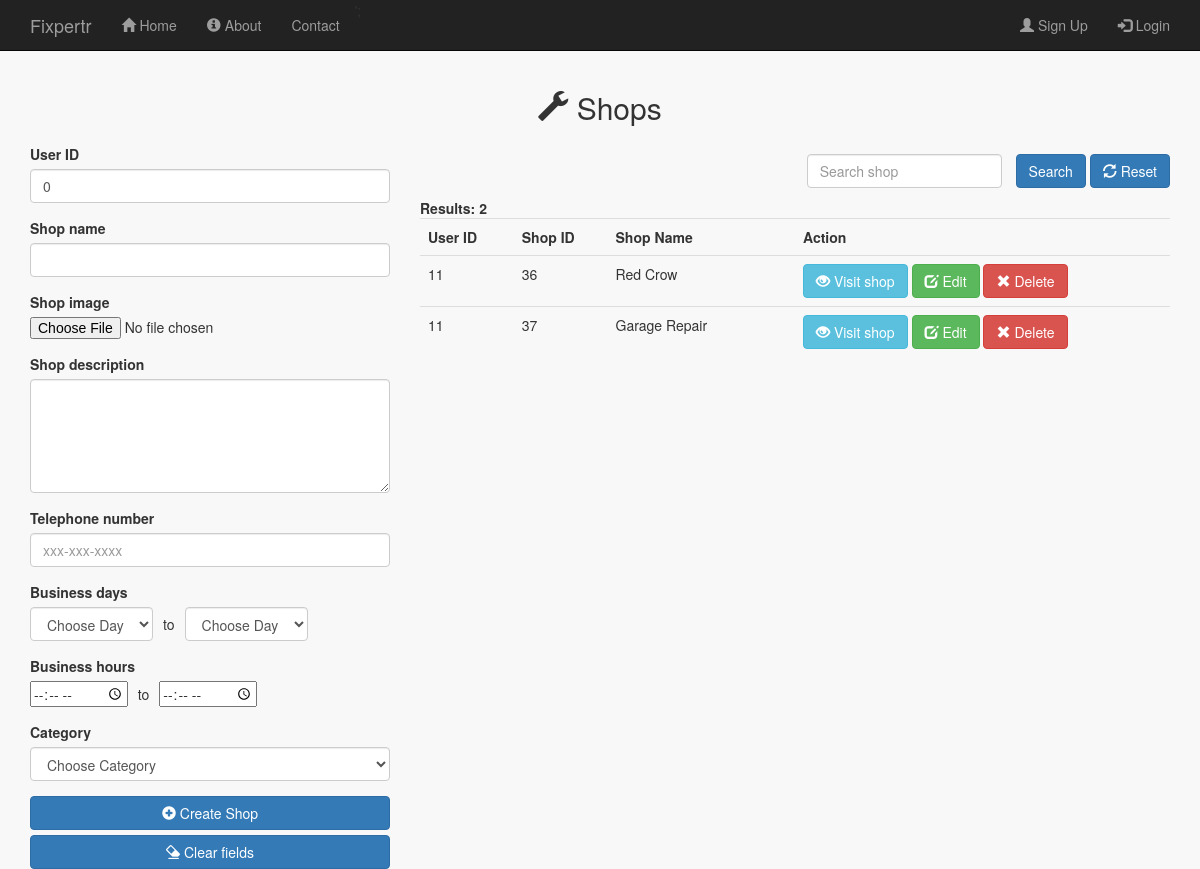
The app's page /public/shops_admin.php, older data.
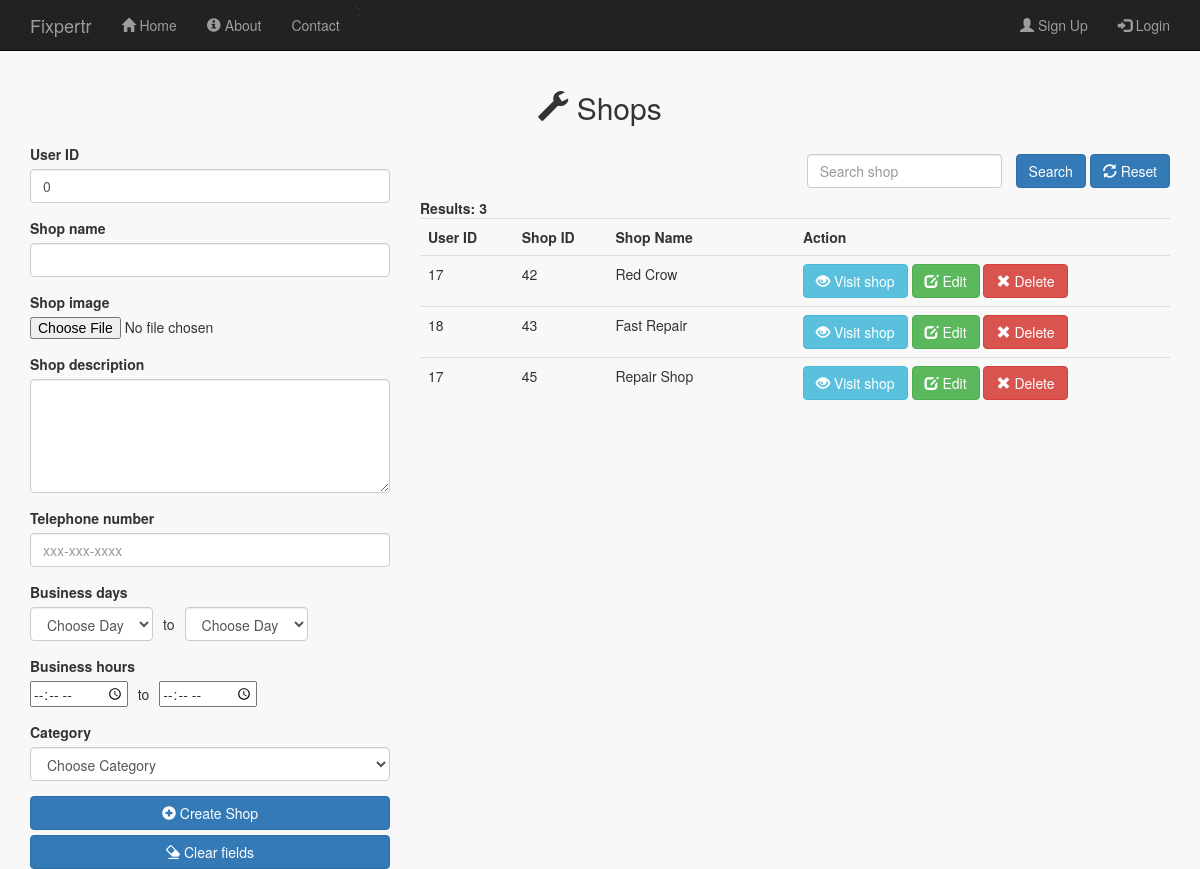
The same page, newer data.
### tables this page shows
CREATE TABLE IF NOT EXISTS `shops` (
  `shop_id` int(11) NOT NULL AUTO_INCREMENT,
  `user_id` int(11) NOT NULL,
  `shop_cat_id` int(11) NOT NULL,
  `shop_name` varchar(256) NOT NULL,
  `shop_description` varchar(256) NOT NULL,
  `shop_image` varchar(256) NOT NULL,
  `shop_contact` varchar(256) NOT NULL,
  `day_start` varchar(20) NOT NULL,
  `day_end` varchar(20) NOT NULL,
  `time_start` time NOT NULL,
  `time_end` time NOT NULL,
  `date_created` date NOT NULL,
  `shop_status` tinyint(4) NOT NULL DEFAULT '1',
  PRIMARY KEY (`shop_id`),
  KEY `shops_ibfk_1` (`user_id`),
  KEY `shop_cat_id` (`shop_cat_id`)
);

### public/shops_admin.php (the view, shortened to what the changed rows need)
<?php
  include_once '../includes/db_connection.php';
  $results = mysqli_query($connection, "SELECT * FROM shops WHERE shop_status = 1");
?>
<!doctype html>
<html lang="en">
  <head>
    <link rel="stylesheet" type="text/css" href="stylesheets/bootstrap.min.css">
    <link rel="stylesheet" type="text/css" href="stylesheets/mystyles.css">
  </head>
  <body id="shops_admin">
    <div class="content container">
     <h2 class="text-center" style="margin-bottom: 20px;"><span class="glyphicon glyphicon-wrench"></span> Shops</h2>
    <div class="row">
        <div class="col-md-8">
             <div class="row">
          <div class="col-sm-12">
          </div>
        </div>
           <strong>Results: <?php $shop_count = mysqli_num_rows($results); echo $shop_count;?> </strong>
          <div class="table-responsive"  >
              <table class="table">
                <tr>
                    <th width="10%">User ID</th>
                   <th width="10%">Shop ID</th>
                  <th width="20%">Shop Name</th>
                  <th width="40%">Action</th>
                </tr>
                 <?php while ($row = mysqli_fetch_array($results)) { ?>
                  <tr>
                      <td><?php echo $row['user_id']; ?></td>
                      <td><?php echo $row['shop_id']; ?></td>
                      <td><?php echo $row['shop_name']; ?></td>
                      <td>
                      <a href="shop_profile_admin.php?shop=<?php echo $row['shop_id']?>" class="btn btn-info" role="button"><span class="glyphicon glyphicon-eye-open"></span> Visit shop</a>
                      <a href="shops_admin.php?edit=<?php echo $row['shop_id']?>" class="btn btn-success" role="button"><span class="glyphicon glyphicon-edit"></span> Edit</a>
                      <a href="shops_admin.php?del=<?php echo $row['shop_id']?>"  class="btn btn-danger" role="button" onclick="return confirm('Are you sure you want to delete this shop?');"><span class="glyphicon glyphicon-remove"></span> Delete</a>
                      </td>
                  </tr>
                  <?php } ?>
              </table>
            </div>
        </div>
      </div>
    </div>
    <?php include '../includes/layouts/footer.php';?>

Row changes from the older to the newer data that the page shows:
removed shops: user "11", shop_id "36", shop_name "Red Crow"
removed shops: user "11", shop_id "37", shop_name "Garage Repair"
added shops: user "17", shop_id "42", shop_name "Red Crow"
added shops: user "18", shop_id "43", shop_name "Fast Repair"
added shops: user "17", shop_id "45", shop_name "Repair Shop"
Text that changed along with them:
$shop_count: "2" → "3"
